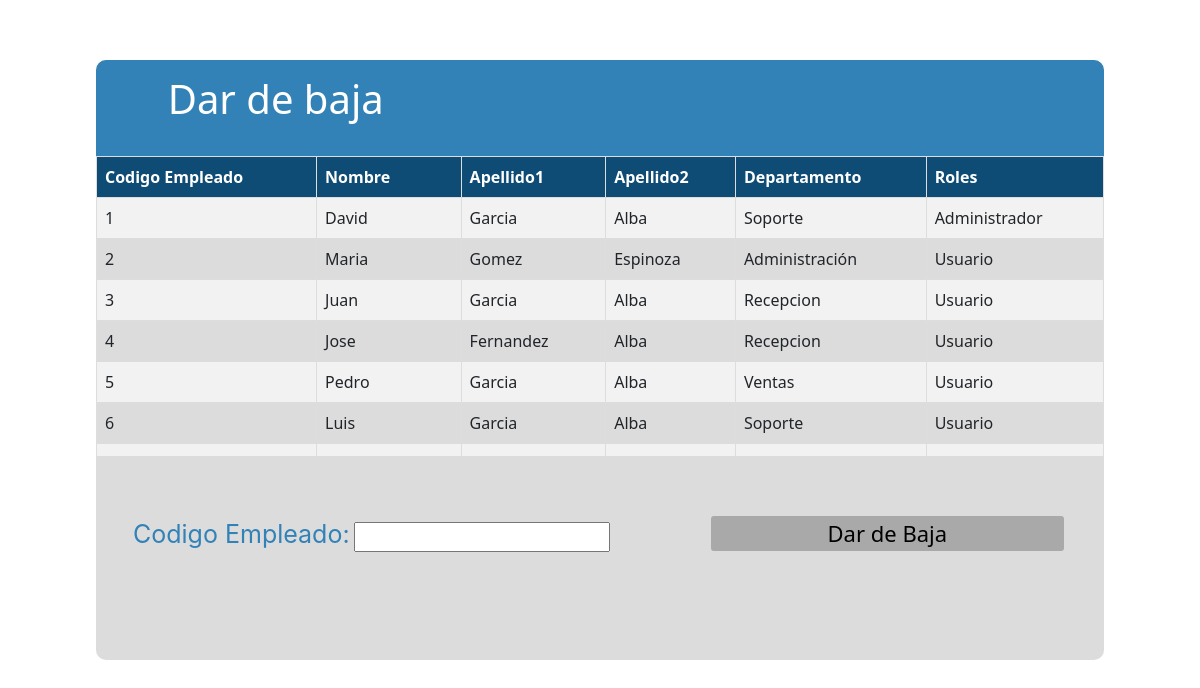
The page /www/php/baja_User.php on the database its author committed.
### tables this page shows
CREATE TABLE Usuarios (
    CodigoEmpleado integer auto_increment PRIMARY KEY,
    Nombre varchar(50) NOT NULL,
    Apellido1 varchar(50) NOT NULL,
    Apellido2 varchar(50) NOT NULL,
    Departamento varchar(50) NOT NULL,
    Roles varchar(50) NOT NULL,
    FOREIGN KEY (Departamento) REFERENCES Departamento(Departamento)
);

### www/php/baja_User.php (the view, shortened to what this page needs)
<?php
include "../backend/database.php";
?>
<!doctype html>
<html lang="es">
<head>
    <link rel="stylesheet" href="../css/baja_User.css">
    <link rel="stylesheet" href="https://cdn.jsdelivr.net/npm/bootstrap@4.0.0/dist/css/bootstrap.min.css">
</head>
<body>
<div id="general">
    <div id="cuerpo">
        <div id ="encabezado" class="col-md-12">
            <div class="col-md-8">
                <h1 class="titulo">Dar de baja</h1>
            </div>
        </div>
        <div id="contenido" class="panel-scroll">
            <form action="../backend/baja_User.php" method="POST">
            <?php
            $resultado = mysqli_query($conn, "SELECT * FROM Usuarios");
            echo '<table class="miTabla">';
            echo '<tr><th>Codigo Empleado</th><th>Nombre</th><th>Apellido1</th><th>Apellido2</th><th>Departamento</th><th>Roles</th></tr>';
            while ($fila = mysqli_fetch_assoc($resultado)) {
                echo '<tr>';
                echo '<td>' . $fila['CodigoEmpleado'] . '</td>';
                echo '<td>' . $fila['Nombre'] . '</td>';
                echo '<td>' . $fila['Apellido1'] . '</td>';
                echo '<td>' . $fila['Apellido2'] . '</td>';
                echo '<td>' . $fila['Departamento'] . '</td>';
                echo '<td>' . $fila['Roles'] . '</td>';
                echo '</tr>';
            }
            echo '</table>';
            ?>
        </div>
        <div class="boton">
            <input class="submit-button" type="submit" value="Dar de Baja">
            <label class="datos" for="CodigoEmpleado">Codigo Empleado:</label>
            <input type="text" id="CodigoEmpleado" name="CodigoEmpleado" />
        </div>
    </div>
</div>
</body>
</html>

### www/css/baja_User.css (style rules this page uses)
html { height: 100%; width: 100%; }
body { background-color: #0f4c75; }
#general { margin-left: 8%; margin-right: 8%; margin-top: 5%; margin-outside: 5%; }
#cuerpo { background-color: gainsboro; height: 75vh; width: 100%; display: block; border-radius: 10px; }
#encabezado { background-color: #3282b8; padding: 10px; height: 16%; border-top-left-radius: 10px; border-top-right-radius: 10px; }
.titulo { font-family: "Segoe UI"; float: left; display: block; color: white; padding: 5px 53px; margin-top: 0%; margin-left: -1%; }
#contenido { height: 84%; }
.miTabla { font-family: "Segoe UI"; border-collapse: collapse; width: 100%; }
.miTabla th, .miTabla td { border: 1px solid #ddd; padding: 8px; }
.miTabla th { background-color: #0f4c75; color: white; }
.miTabla tr:nth-child(even) { background-color: #f2f2f2; }
.miTabla td:first-child { position: relative; }
.panel-scroll { max-height: 50%; overflow-y: auto; }
.submit-button { font-family: "Segoe UI"; float: right; display: block; margin-right: 4%; height: 60%; width: 35%; background-color: darkgray; border-radius: 3px 3px 3px 3px; -moz-border-radius: 3px 3px 3px 3px; -webkit-border-radius: 3px 3px 3px 3px; border: none; font-size: 22px ; }
.boton { padding-top: 6%; }
.datos { font-size: 25px; color: #3282b8; margin-left: 37px; padding-bottom: 35px; }

### rows shown on the page
usuarios: CodigoEmpleado "1", Nombre "David", Apellido1 "Garcia", Apellido2 "Alba", Departamento "Soporte", Roles "Administrador"
usuarios: CodigoEmpleado "2", Nombre "Maria", Apellido1 "Gomez", Apellido2 "Espinoza", Departamento "Administración", Roles "Usuario"
usuarios: CodigoEmpleado "3", Nombre "Juan", Apellido1 "Garcia", Apellido2 "Alba", Departamento "Recepcion", Roles "Usuario"
usuarios: CodigoEmpleado "4", Nombre "Jose", Apellido1 "Fernandez", Apellido2 "Alba", Departamento "Recepcion", Roles "Usuario"
usuarios: CodigoEmpleado "5", Nombre "Pedro", Apellido1 "Garcia", Apellido2 "Alba", Departamento "Ventas", Roles "Usuario"
usuarios: CodigoEmpleado "6", Nombre "Luis", Apellido1 "Garcia", Apellido2 "Alba", Departamento "Soporte", Roles "Usuario"
